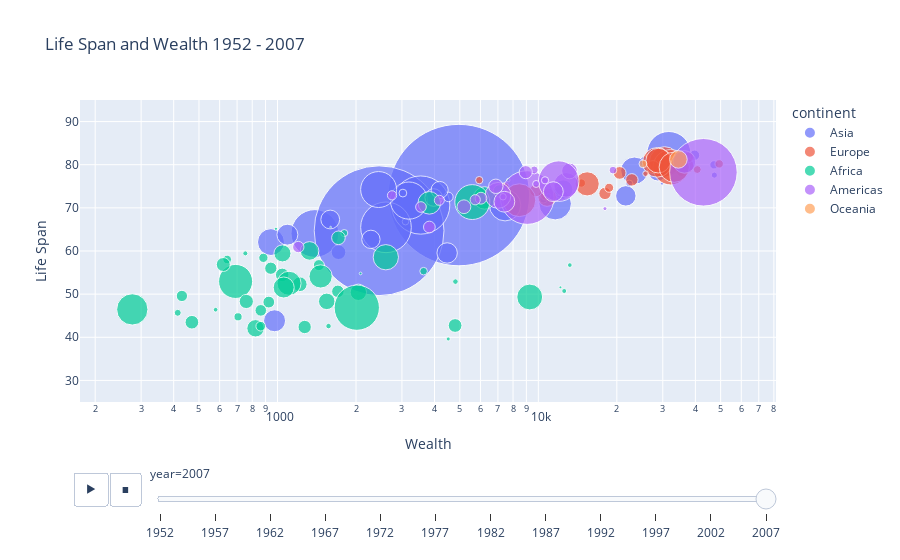

Here is the notebook cell this chart was saved with:
### Code cell
px.scatter(data_frame=gapminder_df,
           x='gdpPercap',
           y='lifeExp',
           size='pop',
           color='continent',
           title='Life Span and Wealth 1952 - 2007',
           labels={'gdpPercap': 'Wealth',
                   'lifeExp': 'Life Span'},
           log_x=True,
           range_y=[25,95],
           hover_name='country',
           animation_frame='year',
           height=600,
        size_max=100)

### Figure 1 — Plotly figure (JSON) as saved in the notebook; plotly's stock layout.template omitted (floating-point values rounded to 4 significant figures)
{"data": [{"hovertemplate": "<b>%{hovertext}</b><br><br>continent=Asia<br>year=2007<br>Wealth=%{x}<br>Life Span=%{y}<br>pop=%{marker.size}<extra></extra>", "hovertext": ["Afghanistan", "Bahrain", "Bangladesh", "Cambodia", "China", "Hong Kong, China", "India", "Indonesia", "Iran", "Iraq", "Israel", "Japan", "Jordan", "Korea, Dem. Rep.", "Korea, Rep.", "Kuwait", "Lebanon", "Malaysia", "Mongolia", "Myanmar", "Nepal", "Oman", "Pakistan", "Philippines", "Saudi Arabia", "Singapore", "Sri Lanka", "Syria", "Taiwan", "Thailand", "Vietnam", "West Bank and Gaza", "Yemen, Rep."], "legendgroup": "Asia", "marker": {"color": "#636efa", "size": [31889923, 708573, 150448339, 14131858, 1318683096, 6980412, 1110396331, 223547000, 69453570, 27499638, 6426679, 127467972, 6053193, 23301725, 49044790, 2505559, 3921278, 24821286, 2874127, 47761980, 28901790, 3204897, 169270617, 91077287, 27601038, 4553009, 20378239, 19314747, 23174294, 65068149, 85262356, 4018332, 22211743], "sizemode": "area", "sizeref": 131900.0, "symbol": "circle"}, "mode": "markers", "name": "Asia", "orientation": "v", "showlegend": true, "type": "scatter", "x": [974.6, 29800.0, 1391.0, 1714.0, 4959.0, 39720.0, 2452.0, 3541.0, 11610.0, 4471.0, 25520.0, 31660.0, 4519.0, 1593.0, 23350.0, 47310.0, 10460.0, 12450.0, 3096.0, 944, 1091.0, 22320.0, 2606.0, 3190.0, 21650.0, 47140.0, 3970.0, 4185.0, 28720.0, 7458.0, 2442.0, 3025.0, 2281.0], "xaxis": "x", "y": [43.83, 75.64, 64.06, 59.72, 72.96, 82.21, 64.7, 70.65, 70.96, 59.55, 80.75, 82.6, 72.53, 67.3, 78.62, 77.59, 71.99, 74.24, 66.8, 62.07, 63.78, 75.64, 65.48, 71.69, 72.78, 79.97, 72.4, 74.14, 78.4, 70.62, 74.25, 73.42, 62.7], "yaxis": "y"}, {"hovertemplate": "<b>%{hovertext}</b><br><br>continent=Europe<br>year=2007<br>Wealth=%{x}<br>Life Span=%{y}<br>pop=%{marker.size}<extra></extra>", "hovertext": ["Albania", "Austria", "Belgium", "Bosnia and Herzegovina", "Bulgaria", "Croatia", "Czech Republic", "Denmark", "Finland", "France", "Germany", "Greece", "Hungary", "Iceland", "Ireland", "Italy", "Montenegro", "Netherlands", "Norway", "Poland", "Portugal", "Romania", "Serbia", "Slovak Republic", "Slovenia", "Spain", "Sweden", "Switzerland", "Turkey", "United Kingdom"], "legendgroup": "Europe", "marker": {"color": "#EF553B", "size": [3600523, 8199783, 10392226, 4552198, 7322858, 4493312, 10228744, 5468120, 5238460, 61083916, 82400996, 10706290, 9956108, 301931, 4109086, 58147733, 684736, 16570613, 4627926, 38518241, 10642836, 22276056, 10150265, 5447502, 2009245, 40448191, 9031088, 7554661, 71158647, 60776238], "sizemode": "area", "sizeref": 131900.0, "symbol": "circle"}, "mode": "markers", "name": "Europe", "orientation": "v", "showlegend": true, "type": "scatter", "visible": true, "x": [5937.0, 36130.0, 33690.0, 7446.0, 10680.0, 14620.0, 22830.0, 35280.0, 33210.0, 30470.0, 32170.0, 27540.0, 18010.0, 36180.0, 40680.0, 28570.0, 9254.0, 36800.0, 49360.0, 15390.0, 20510.0, 10810.0, 9787.0, 18680.0, 25770.0, 28820.0, 33860.0, 37510.0, 8458.0, 33200.0], "xaxis": "x", "y": [76.42, 79.83, 79.44, 74.85, 73.0, 75.75, 76.49, 78.33, 79.31, 80.66, 79.41, 79.48, 73.34, 81.76, 78.89, 80.55, 74.54, 79.76, 80.2, 75.56, 78.1, 72.48, 74.0, 74.66, 77.93, 80.94, 80.88, 81.7, 71.78, 79.42], "yaxis": "y"}, {"hovertemplate": "<b>%{hovertext}</b><br><br>continent=Africa<br>year=2007<br>Wealth=%{x}<br>Life Span=%{y}<br>pop=%{marker.size}<extra></extra>", "hovertext": ["Algeria", "Angola", "Benin", "Botswana", "Burkina Faso", "Burundi", "Cameroon", "Central African Republic", "Chad", "Comoros", "Congo, Dem. Rep.", "Congo, Rep.", "Cote d'Ivoire", "Djibouti", "Egypt", "Equatorial Guinea", "Eritrea", "Ethiopia", "Gabon", "Gambia", "Ghana", "Guinea", "Guinea-Bissau", "Kenya", "Lesotho", "Liberia", "Libya", "Madagascar", "Malawi", "Mali", "Mauritania", "Mauritius", "Morocco", "Mozambique", "Namibia", "Niger", "Nigeria", "Reunion", "Rwanda", "Sao Tome and Principe", "Senegal", "Sierra Leone", "Somalia", "South Africa", "Sudan", "Swaziland", "Tanzania", "Togo", "Tunisia", "Uganda", "Zambia", "Zimbabwe"], "legendgroup": "Africa", "marker": {"color": "#00cc96", "size": [33333216, 12420476, 8078314, 1639131, 14326203, 8390505, 17696293, 4369038, 10238807, 710960, 64606759, 3800610, 18013409, 496374, 80264543, 551201, 4906585, 76511887, 1454867, 1688359, 22873338, 9947814, 1472041, 35610177, 2012649, 3193942, 6036914, 19167654, 13327079, 12031795, 3270065, 1250882, 33757175, 19951656, 2055080, 12894865, 135031164, 798094, 8860588, 199579, 12267493, 6144562, 9118773, 43997828, 42292929, 1133066, 38139640, 5701579, 10276158, 29170398, 11746035, 12311143], "sizemode": "area", "sizeref": 131900.0, "symbol": "circle"}, "mode": "markers", "name": "Africa", "orientation": "v", "showlegend": true, "type": "scatter", "x": [6223.0, 4797.0, 1441.0, 12570.0, 1217.0, 430.1, 2042.0, 706.0, 1704.0, 986.1, 277.6, 3633.0, 1545.0, 2082.0, 5581.0, 12150.0, 641.4, 690.8, 13210.0, 752.7, 1328.0, 942.7, 579.2, 1463.0, 1569.0, 414.5, 12060.0, 1045.0, 759.3, 1043.0, 1803.0, 10960.0, 3820.0, 823.7, 4811.0, 619.7, 2014.0, 7670.0, 863.1, 1598.0, 1712.0, 862.5, 926.1, 9270.0, 2602.0, 4513.0, 1107.0, 883.0, 7093.0, 1056.0, 1271.0, 469.7], "xaxis": "x", "y": [72.3, 42.73, 56.73, 50.73, 52.3, 49.58, 50.43, 44.74, 50.65, 65.15, 46.46, 55.32, 48.33, 54.79, 71.34, 51.58, 58.04, 52.95, 56.73, 59.45, 60.02, 56.01, 46.39, 54.11, 42.59, 45.68, 73.95, 59.44, 48.3, 54.47, 64.16, 72.8, 71.16, 42.08, 52.91, 56.87, 46.86, 76.44, 46.24, 65.53, 63.06, 42.57, 48.16, 49.34, 58.56, 39.61, 52.52, 58.42, 73.92, 51.54, 42.38, 43.49], "yaxis": "y"}, {"hovertemplate": "<b>%{hovertext}</b><br><br>continent=Americas<br>year=2007<br>Wealth=%{x}<br>Life Span=%{y}<br>pop=%{marker.size}<extra></extra>", "hovertext": ["Argentina", "Bolivia", "Brazil", "Canada", "Chile", "Colombia", "Costa Rica", "Cuba", "Dominican Republic", "Ecuador", "El Salvador", "Guatemala", "Haiti", "Honduras", "Jamaica", "Mexico", "Nicaragua", "Panama", "Paraguay", "Peru", "Puerto Rico", "Trinidad and Tobago", "United States", "Uruguay", "Venezuela"], "legendgroup": "Americas", "marker": {"color": "#ab63fa", "size": [40301927, 9119152, 190010647, 33390141, 16284741, 44227550, 4133884, 11416987, 9319622, 13755680, 6939688, 12572928, 8502814, 7483763, 2780132, 108700891, 5675356, 3242173, 6667147, 28674757, 3942491, 1056608, 301139947, 3447496, 26084662], "sizemode": "area", "sizeref": 131900.0, "symbol": "circle"}, "mode": "markers", "name": "Americas", "orientation": "v", "showlegend": true, "type": "scatter", "x": [12780.0, 3822.0, 9066.0, 36320.0, 13170.0, 7007.0, 9645.0, 8948.0, 6025.0, 6873.0, 5728.0, 5186.0, 1202.0, 3548.0, 7321.0, 11980.0, 2749.0, 9809.0, 4173.0, 7409.0, 19330.0, 18010.0, 42950.0, 10610.0, 11420.0], "xaxis": "x", "y": [75.32, 65.55, 72.39, 80.65, 78.55, 72.89, 78.78, 78.27, 72.23, 74.99, 71.88, 70.26, 60.92, 70.2, 72.57, 76.19, 72.9, 75.54, 71.75, 71.42, 78.75, 69.82, 78.24, 76.38, 73.75], "yaxis": "y"}, {"hovertemplate": "<b>%{hovertext}</b><br><br>continent=Oceania<br>year=2007<br>Wealth=%{x}<br>Life Span=%{y}<br>pop=%{marker.size}<extra></extra>", "hovertext": ["Australia", "New Zealand"], "legendgroup": "Oceania", "marker": {"color": "#FFA15A", "size": [20434176, 4115771], "sizemode": "area", "sizeref": 131900.0, "symbol": "circle"}, "mode": "markers", "name": "Oceania", "orientation": "v", "showlegend": true, "type": "scatter", "x": [34440.0, 25190.0], "xaxis": "x", "y": [81.23, 80.2], "yaxis": "y"}], "layout": {"autosize": true, "legend": {"itemsizing": "constant", "title": {"text": "continent"}, "tracegroupgap": 0}, "sliders": [{"active": 11, "currentvalue": {"prefix": "year="}, "len": 0.9, "pad": {"b": 10, "t": 60}, "steps": [{"args": [["1952"], {"frame": {"duration": 0, "redraw": false}, "fromcurrent": true, "mode": "immediate", "transition": {"duration": 0, "easing": "linear"}}], "label": "1952", "method": "animate"}, {"args": [["1957"], {"frame": {"duration": 0, "redraw": false}, "fromcurrent": true, "mode": "immediate", "transition": {"duration": 0, "easing": "linear"}}], "label": "1957", "method": "animate"}, {"args": [["1962"], {"frame": {"duration": 0, "redraw": false}, "fromcurrent": true, "mode": "immediate", "transition": {"duration": 0, "easing": "linear"}}], "label": "1962", "method": "animate"}, {"args": [["1967"], {"frame": {"duration": 0, "redraw": false}, "fromcurrent": true, "mode": "immediate", "transition": {"duration": 0, "easing": "linear"}}], "label": "1967", "method": "animate"}, {"args": [["1972"], {"frame": {"duration": 0, "redraw": false}, "fromcurrent": true, "mode": "immediate", "transition": {"duration": 0, "easing": "linear"}}], "label": "1972", "method": "animate"}, {"args": [["1977"], {"frame": {"duration": 0, "redraw": false}, "fromcurrent": true, "mode": "immediate", "transition": {"duration": 0, "easing": "linear"}}], "label": "1977", "method": "animate"}, {"args": [["1982"], {"frame": {"duration": 0, "redraw": false}, "fromcurrent": true, "mode": "immediate", "transition": {"duration": 0, "easing": "linear"}}], "label": "1982", "method": "animate"}, {"args": [["1987"], {"frame": {"duration": 0, "redraw": false}, "fromcurrent": true, "mode": "immediate", "transition": {"duration": 0, "easing": "linear"}}], "label": "1987", "method": "animate"}, {"args": [["1992"], {"frame": {"duration": 0, "redraw": false}, "fromcurrent": true, "mode": "immediate", "transition": {"duration": 0, "easing": "linear"}}], "label": "1992", "method": "animate"}, {"args": [["1997"], {"frame": {"duration": 0, "redraw": false}, "fromcurrent": true, "mode": "immediate", "transition": {"duration": 0, "easing": "linear"}}], "label": "1997", "method": "animate"}, {"args": [["2002"], {"frame": {"duration": 0, "redraw": false}, "fromcurrent": true, "mode": "immediate", "transition": {"duration": 0, "easing": "linear"}}], "label": "2002", "method": "animate"}, {"args": [["2007"], {"frame": {"duration": 0, "redraw": false}, "fromcurrent": true, "mode": "immediate", "transition": {"duration": 0, "easing": "linear"}}], "label": "2007", "method": "animate"}], "x": 0.1, "xanchor": "left", "y": 0, "yanchor": "top"}], "title": {"text": "Life Span and Wealth 1952 - 2007"}, "updatemenus": [{"active": 0, "buttons": [{"args": [null, {"frame": {"duration": 500, "redraw": false}, "fromcurrent": true, "mode": "immediate", "transition": {"duration": 500, "easing": "linear"}}], "label": "&#9654;", "method": "animate"}, {"args": [[null], {"frame": {"duration": 0, "redraw": false}, "fromcurrent": true, "mode": "immediate", "transition": {"duration": 0, "easing": "linear"}}], "label": "&#9724;", "method": "animate"}], "direction": "left", "pad": {"r": 10, "t": 70}, "showactive": false, "type": "buttons", "x": 0.1, "xanchor": "right", "y": 0, "yanchor": "top"}], "xaxis": {"anchor": "y", "autorange": true, "domain": [0, 1], "range": [2.261, 4.875], "title": {"text": "Wealth"}, "type": "log"}, "yaxis": {"anchor": "x", "domain": [0, 1], "range": [25, 95], "title": {"text": "Life Span"}, "type": "linear"}}}
